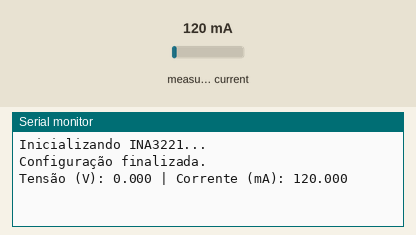
Recording of a sketch running on a simulated ESP32. Shown: the last lines printed to the serial monitor. Inputs (shaded band) come from the test bench; at power-on: measured current 120 mA.

Above: at 1.7 s.
1.8 s: measured current set to 40 mA
At 3.5 s:
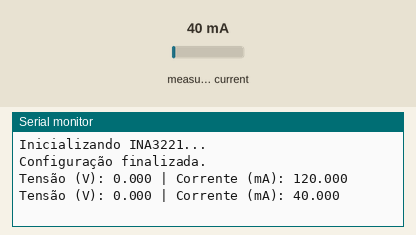
4.5 s: measured current set to 500 mA
At 5.1 s:
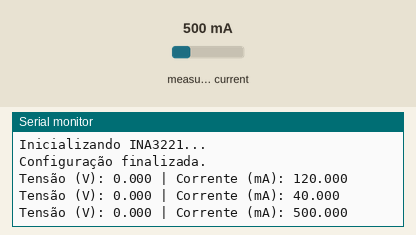
Timing chart, 0 to 7.5 s (numbered marks = the images above; inputs shaded):
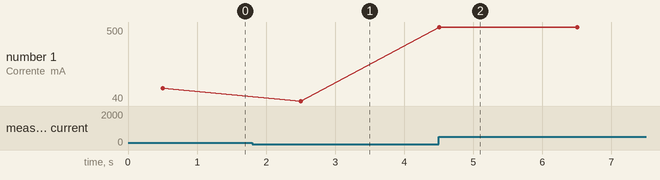

The sketch:

log-INA3221.ino
```cpp
#include <Wire.h>
#include "INA3221.h"

INA3221 ina3221(0x40);  // Endereço padrão

#define SDA_PIN 19
#define SCL_PIN 21

void setup() {
  Serial.begin(115200);
  Wire.begin(SDA_PIN, SCL_PIN);
  delay(500);

  Serial.println("Inicializando INA3221...");

  if (!ina3221.begin()) {
    Serial.println("INA3221 não detectado!");
    while (1);
  }

  // Configura canal 0 (CH1)
  ina3221.enableChannel(0);               // Canal 0 é o CH1
  ina3221.setShuntR(0, 0.1);              // Resistor de 0.1 Ohm
  ina3221.setWarningCurrent(0, 3000);     // 3000 mA = 3A (bem alto, só pra não disparar)
  ina3221.setCriticalCurrent(0, 3200);    // Limite ainda maior

  // Modo contínuo
  ina3221.setModeShuntBusContinuous();    // Medição contínua de tensão e corrente

  // Desativa alertas
  ina3221.setMaskEnable(0x0000);          // Desativa todos os alertas

  Serial.println("Configuração finalizada.");
}

void loop() {
  float voltage = ina3221.getBusVoltage_mV(0);
  float current = ina3221.getCurrent_mA(0);

  Serial.print("Tensão (V): ");
  Serial.print(voltage / 1000.0, 3);
  Serial.print(" | Corrente (mA): ");
  Serial.println(current, 3);

  delay(2000);
}
```

Measured:
- after the input at 1.8 s, the serial monitor: prints a new line after 0.70 s (image 1)
- after the input at 4.5 s, the serial monitor: prints a new line at once (image 2)
- plotted number 1: 120 → 40 after the input at 1.8 s, 40 → 500 after the input at 4.5 s
